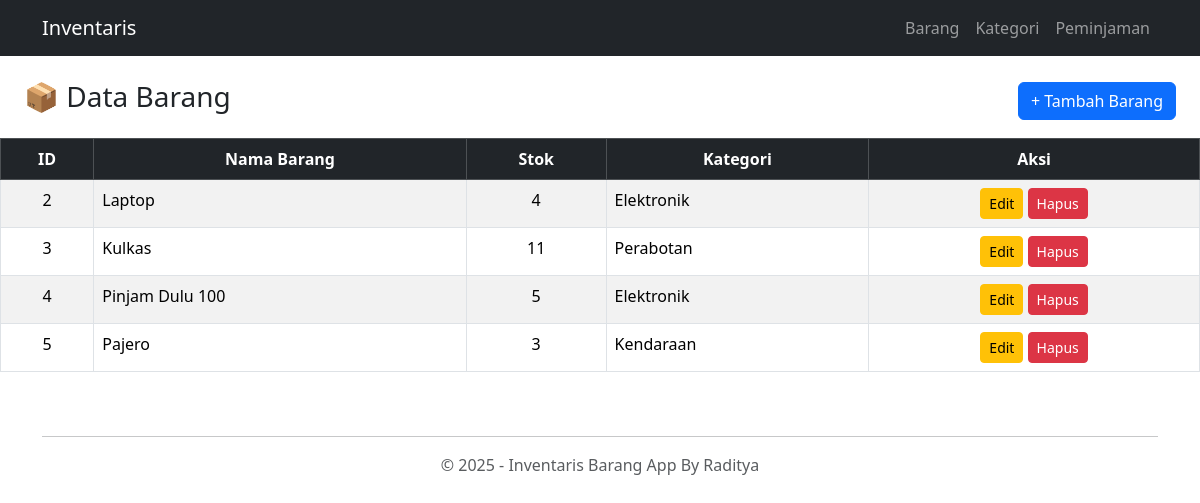
/index.php/barang, run on the app's committed database.
### tables this page shows
CREATE TABLE `barang` (
  `id_barang` int(11) NOT NULL,
  `nama_barang` varchar(100) NOT NULL,
  `id_kategori` int(11) DEFAULT NULL,
  `stok` int(11) NOT NULL
);

CREATE TABLE `kategori` (
  `id_kategori` int(11) NOT NULL,
  `nama_kategori` varchar(100) NOT NULL
);

### application/controllers/Barang.php (called while the page is built, shortened)
<?php
class Barang extends CI_Controller {
    public function __construct() {
        $this->load->model('Barang_model');
    }
    public function index() {
        $data['barang'] = $this->Barang_model->get_all();
        $this->load->view('templates/header');
        $this->load->view('barang/index', $data);
        $this->load->view('templates/footer');
    }
}

### index.php (called while the page is built, shortened)
<?php
require_once BASEPATH.'core/CodeIgniter.php';

### application/models/Barang_model.php (called while the page is built, shortened)
<?php
class Barang_model extends CI_Model {
    public function get_all() {
        $this->db->select('barang.*, kategori.nama_kategori');
        $this->db->from('barang');
        $this->db->join('kategori', 'kategori.id_kategori = barang.id_kategori');
        return $this->db->get()->result();
    }
}

### application/views/barang/index.php (the view)
<div class="d-flex justify-content-between align-items-center mx-4 mt-4 mb-3">
    <h3>📦 Data Barang</h3>
    <a href="<?= base_url('index.php/barang/tambah') ?>" class="btn btn-primary">+ Tambah Barang</a>
</div>
<div class="table-responsive">
    <table class="table table-bordered table-striped table-hover">
        <thead class="table-dark text-center">
            <tr>
                <th>ID</th>
                <th>Nama Barang</th>
                <th>Stok</th>
                <th>Kategori</th>
                <th>Aksi</th>
            </tr>
        </thead>
        <tbody>
            <?php foreach ($barang as $b): ?>
            <tr>
                <td class="text-center"><?= $b->id_barang ?></td>
                <td><?= $b->nama_barang ?></td>
                <td class="text-center"><?= $b->stok ?></td>
                <td><?= $b->nama_kategori ?></td>
                <td class="text-center">
                    <a href="<?= base_url('index.php/barang/edit/'.$b->id_barang) ?>" class="btn btn-sm btn-warning">Edit</a>
                    <a href="<?= base_url('index.php/barang/hapus/'.$b->id_barang) ?>" class="btn btn-sm btn-danger" onclick="return confirm('Yakin ingin menghapus barang ini?')">Hapus</a>
                </td>
            </tr>
            <?php endforeach; ?>
        </tbody>
    </table>
</div>

### application/views/templates/header.php (shortened to what this page needs)
<!DOCTYPE html>
<html lang="en">
<head>
    <link href="https://cdn.jsdelivr.net/npm/bootstrap@5.3.3/dist/css/bootstrap.min.css" rel="stylesheet">
</head>
<body>
<nav class="navbar navbar-expand-lg navbar-dark bg-dark">
    <div class="container">
        <a class="navbar-brand" href="<?= base_url() ?>">Inventaris</a>
        <div class="collapse navbar-collapse" id="navMenu">
            <ul class="navbar-nav ms-auto">
                <li class="nav-item"><a class="nav-link" href="<?= base_url('index.php/barang') ?>">Barang</a></li>
                <li class="nav-item"><a class="nav-link" href="<?= base_url('index.php/kategori') ?>">Kategori</a></li>
                <li class="nav-item"><a class="nav-link" href="<?= base_url('index.php/peminjaman') ?>">Peminjaman</a></li>
            </ul>
        </div>
    </div>
</nav>

### application/views/templates/footer.php (shortened to what this page needs)
<div class="container mt-4">
        <hr class="mt-4">
        <footer class="text-center text-muted">
            <p>&copy; <?= date('Y') ?> - Inventaris Barang App By Raditya</p>
        </footer>
    </div>
</body>
</html>

### application/views/templates/header.php (style rules this page uses)
body { display: flex; flex-direction: column; min-height: 100vh; }

### data on the page
barang: id_barang "2", nama_barang "Laptop", stok "4", id_kategori.nama_kategori "Elektronik"
barang: id_barang "3", nama_barang "Kulkas", stok "11", id_kategori.nama_kategori "Perabotan"
barang: id_barang "4", nama_barang "Pinjam Dulu 100", stok "5", id_kategori.nama_kategori "Elektronik"
barang: id_barang "5", nama_barang "Pajero", stok "3", id_kategori.nama_kategori "Kendaraan"
